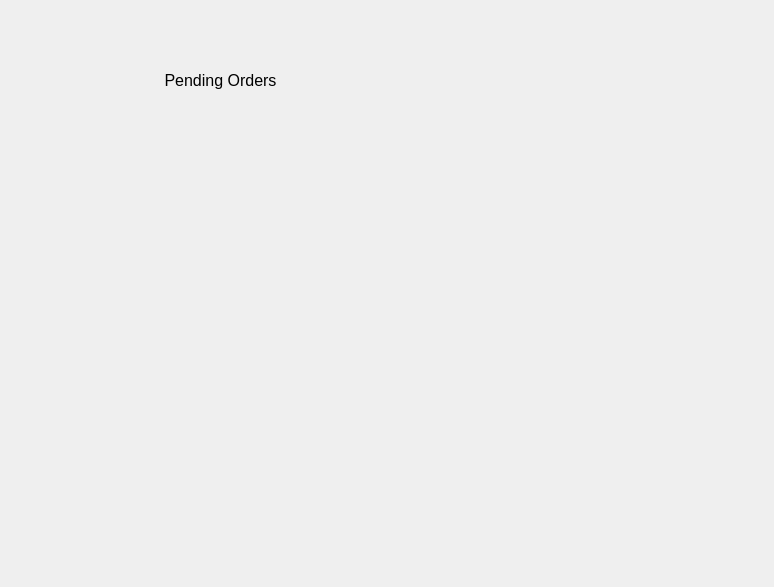
<?xml version="1.0" encoding="UTF-8"?>
<ui version="4.0">
 <class>Form</class>
 <widget class="QWidget" name="Form">
  <property name="geometry">
   <rect>
    <x>0</x>
    <y>0</y>
    <width>774</width>
    <height>587</height>
   </rect>
  </property>
  <property name="windowTitle">
   <string>Form</string>
  </property>
  <widget class="QLabel" name="label">
   <property name="geometry">
    <rect>
     <x>150</x>
     <y>60</y>
     <width>141</width>
     <height>41</height>
    </rect>
   </property>
   <property name="font">
    <font>
     <pointsize>12</pointsize>
    </font>
   </property>
   <property name="text">
    <string>Pending Orders</string>
   </property>
   <property name="alignment">
    <set>Qt::AlignCenter</set>
   </property>
  </widget>
 </widget>
 <resources/>
 <connections/>
</ui>
